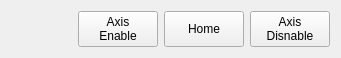
   <widget class="QWidget" name="layoutWidget_3">
    <property name="geometry">
     <rect>
      <x>830</x>
      <y>100</y>
      <width>341</width>
      <height>41</height>
     </rect>
    </property>
    <layout class="QHBoxLayout" name="horizontalLayout_5">
     <item>
      <spacer name="horizontalSpacer_6">
       <property name="orientation">
        <enum>Qt::Horizontal</enum>
       </property>
       <property name="sizeHint" stdset="0">
        <size>
         <width>88</width>
         <height>20</height>
        </size>
       </property>
      </spacer>
     </item>
     <item>
      <widget class="QPushButton" name="pushButton_alpha2_axis_enable">
       <property name="text">
        <string>Axis
Enable</string>
       </property>
      </widget>
     </item>
     <item>
      <widget class="QPushButton" name="pushButton_alpha2_home">
       <property name="sizePolicy">
        <sizepolicy hsizetype="Minimum" vsizetype="Minimum">
         <horstretch>0</horstretch>
         <verstretch>0</verstretch>
        </sizepolicy>
       </property>
       <property name="text">
        <string>Home</string>
       </property>
      </widget>
     </item>
     <item>
      <widget class="QPushButton" name="pushButton_alpha2_axis_disable">
       <property name="sizePolicy">
        <sizepolicy hsizetype="Minimum" vsizetype="Minimum">
         <horstretch>0</horstretch>
         <verstretch>0</verstretch>
        </sizepolicy>
       </property>
       <property name="text">
        <string>Axis
Disnable</string>
       </property>
      </widget>
     </item>
    </layout>
   </widget>
